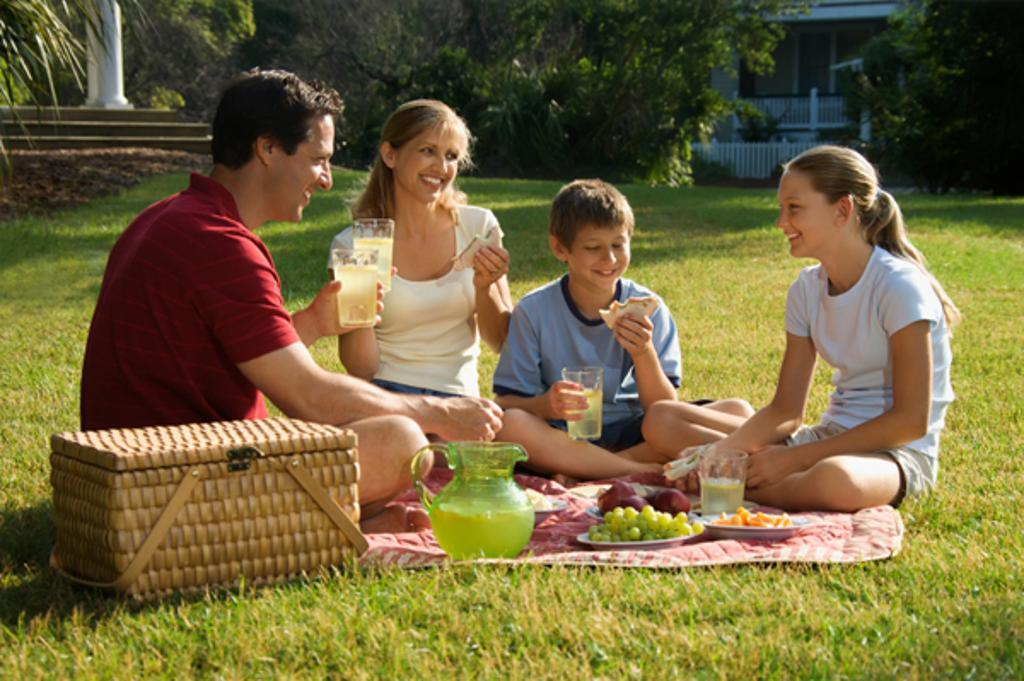
#> input picture setting_test/image.jpg, 1024 x 681 px, found by its file name
$ jupyter execute load_process_test.ipynb
#> lines starting #> are read from the running program, lines starting #| are printed output that depends on the picture
[cell 1]
import numpy as np
import cv2
import matplotlib.pyplot as plt
def rs_padding(img, new_shape=(640, 640), color=(114, 114, 114), auto=True, scaleFill=False, scaleup=True, stride=32):
    # Resize and pad image while meeting stride-multiple constraints
    #
    shape = img.shape[:2]  # current shape [height, width]
    if isinstance(new_shape, int):
        new_shape = (new_shape, new_shape)

    # Scale ratio (new / old)
    r = min(new_shape[0] / shape[0], new_shape[1] / shape[1])
    if not scaleup:  # only scale down, do not scale up (for better test mAP)
        r = min(r, 1.0)

    # Compute padding
    ratio = r, r  # width, height ratios
    new_unpad = int(round(shape[1] * r)), int(round(shape[0] * r))
    dw, dh = new_shape[1] - new_unpad[0], new_shape[0] - new_unpad[1]  # wh padding

    if shape[::-1] != new_unpad:  # resize
        img = cv2.resize(img, new_unpad, interpolation=cv2.INTER_LINEAR)

    img = cv2.copyMakeBorder(img, 0, dh, 0, 0, cv2.BORDER_CONSTANT, value=color)  # add border
    return img, ratio, (dw, dh)

[cell 2]
img = cv2.imread('../image.jpg')[:,:,::-1]
plt.imshow(img)

[cell 3]
img_resize = cv2.resize(img, (640, 480))
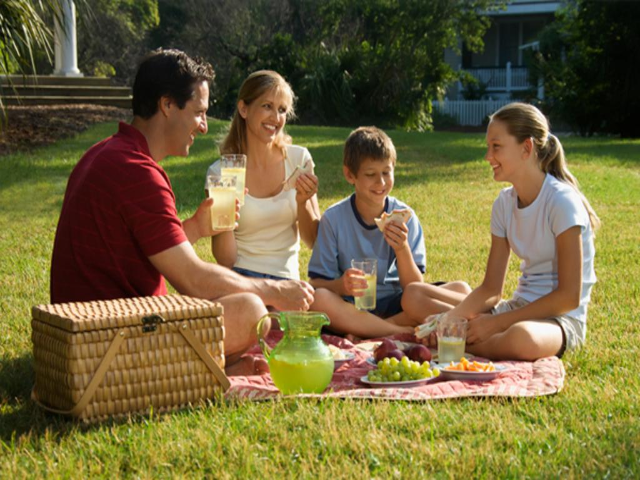
#> img_resize: shape (480, 640, 3); mean R, G, B 113.6, 101.4, 58.9
plt.imshow(img_resize)

[cell 4]
img2 = rs_padding(img)[0]
#> in rs_padding, `img = cv2.resize(img, new_unpad, interpolation=cv2.INTER_LINEAR)`:
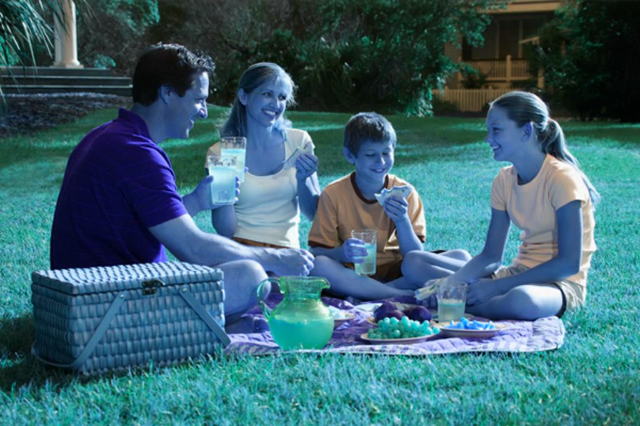
#> img: shape (426, 640, 3); mean of channels 0, 1, 2 113.6, 101.4, 58.9; drawn as B, G, R
#> in rs_padding, `img = cv2.copyMakeBorder(img, 0, dh, 0, 0, cv2.BORDER_CONSTANT, value=..`:
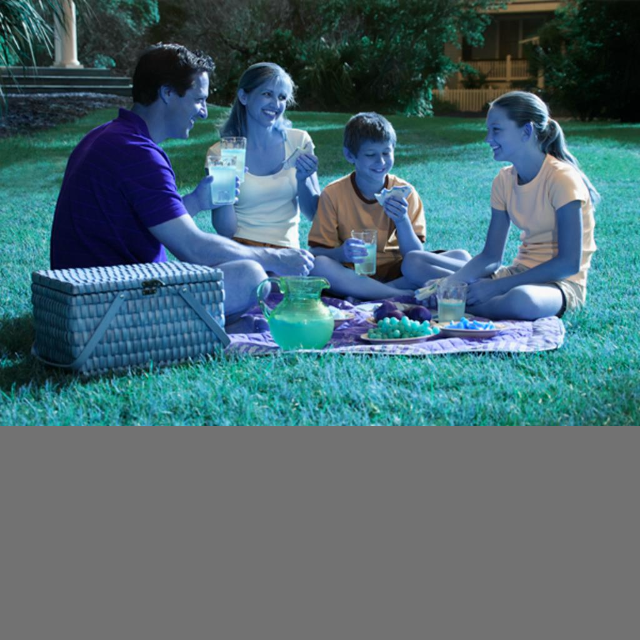
#> img: shape (640, 640, 3); mean of channels 0, 1, 2 113.7, 105.6, 77.3; drawn as B, G, R
